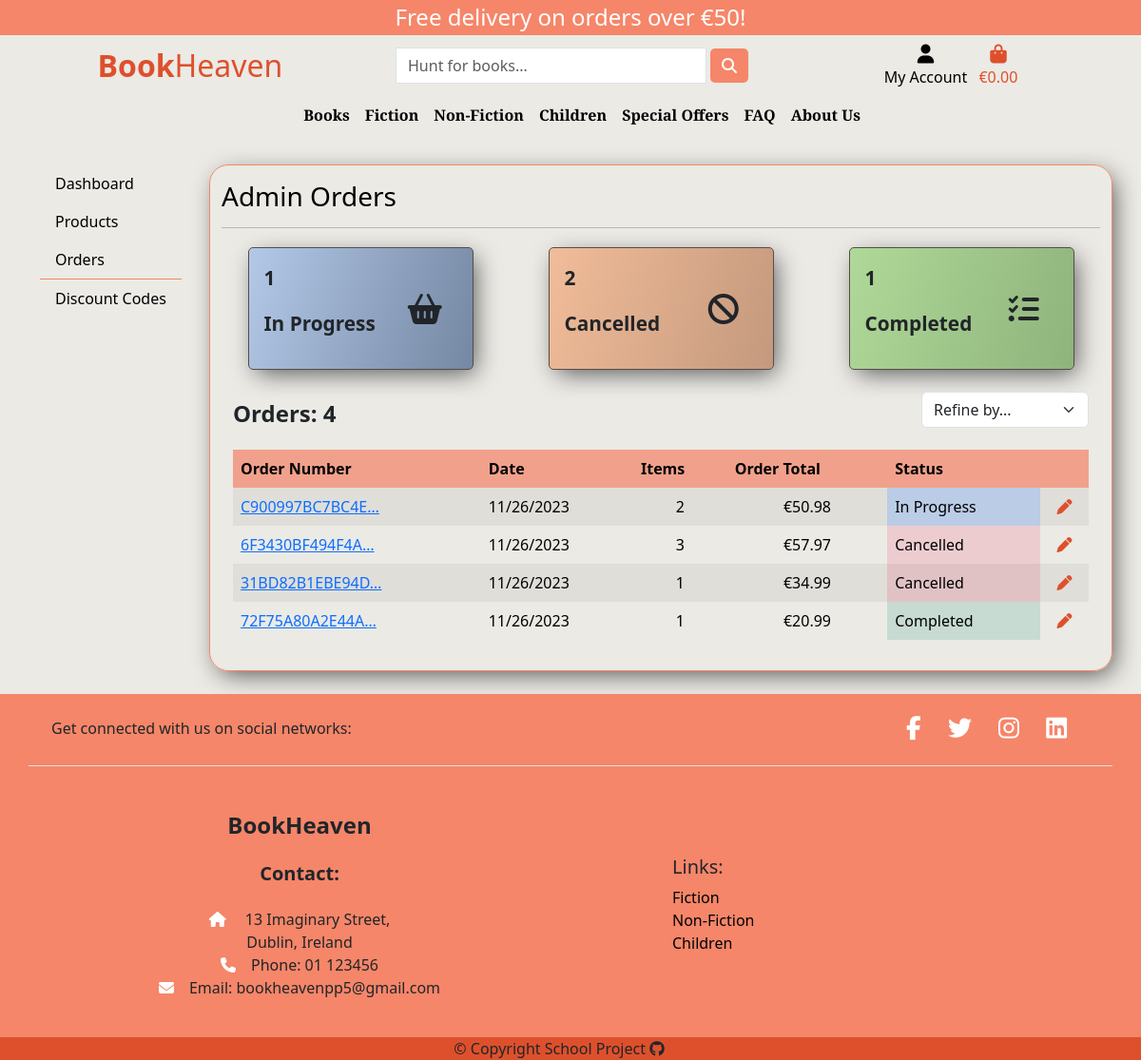
Page /admin_panel/orders/ (signed in) on the committed database.
### checkout/models.py (models this page shows, shortened)
class Order(models.Model):
    order_number = models.CharField(max_length=32, null=False, editable=False)
    user_profile = models.ForeignKey(
        UserProfile, on_delete=models.SET_NULL, null=True, blank=True, related_name='orders')
    full_name = models.CharField(max_length=50, null=False, blank=False)
    email = models.EmailField(max_length=254, null=False, blank=False)
    phone_number = models.CharField(max_length=20, null=False, blank=False)
    country = CountryField(max_length=40, null=False, blank=False)
    postcode = models.CharField(max_length=20, null=True, blank=True)
    town_or_city = models.CharField(max_length=40, null=False, blank=False)
    street_address1 = models.CharField(max_length=80, null=False, blank=False)
    street_address2 = models.CharField(max_length=80, null=True, blank=True)
    county = models.CharField(max_length=80, null=True, blank=True)
    date = models.DateTimeField(auto_now_add=True)
    delivery_cost = models.DecimalField(
        max_digits=6, decimal_places=2, null=False, default=0)
    discount = models.DecimalField(
        blank=True, null=True, max_digits=6, decimal_places=2)
    order_total = models.DecimalField(
        max_digits=10, decimal_places=2, null=False, default=0)
    grand_total = models.DecimalField(
        max_digits=10, decimal_places=2, null=False, default=0)
    original_cart = models.TextField(null=False, blank=False, default='')
    stripe_pid = models.CharField(
        max_length=254, null=False, blank=False, default='')

class OrderStatus(models.Model):
    order = models.OneToOneField(Order, on_delete=models.CASCADE)
    status = models.CharField(
        max_length=200, null=True, blank=True, choices=STATUS, default=STATUS[0][0])

### admin_panel/views.py (the view)
# urls.py: path('orders/', views.admin_orders, name='admin-orders'),
@login_required
def admin_orders(request):
    if not request.user.is_superuser:
        messages.error(request, 'You need admin rights to access this page.')
        return redirect('home')
    refine_value = None
    orders = Order.objects.all().order_by('-date')
    if request.GET:
        if 'refine' in request.GET:
            refine_value = request.GET['refine']
            orders = Order.objects.filter(orderstatus__status=refine_value)
            if refine_value == 'recent':
                orders = Order.objects.all().order_by('-date')
    orders_in_progress = Order.objects.filter(
        orderstatus__status='in_progress')
    orders_completed = Order.objects.filter(orderstatus__status='completed')
    orders_cancelled = Order.objects.filter(orderstatus__status='cancelled')
    context = {
        'orders': orders,
        'orders_in_progress': orders_in_progress,
        'orders_completed': orders_completed,
        'orders_cancelled': orders_cancelled,
        'current_sorting': refine_value,
    }
    return render(request, 'admin_panel/admin_orders.html', context)

### admin_panel/templates/admin_panel/admin_orders.html (shortened to what this page needs)
{% extends 'admin_panel/admin_base.html' %}
{% load static %}
{% block admin_content %}
<h3 class="text-black">Admin Orders</h3>
<hr>
<div class="row d-flex justify-content-around">
    <div class="col-10 col-md-3 stats-container orders p-3 my-1">
        <div class="row">
            <div class="col-8">
                <p class="fw-bold">{{ orders_in_progress.count }}</p>
                <p class="fw-bold">In Progress</p>
            </div>
            <div class="col-4 my-auto"><i class="fa-solid fa-basket-shopping fa-2xl"></i></div>
        </div>
    </div>
    <div class="col-10 col-md-3 stats-container products p-3 my-1">
        <div class="row">
            <div class="col-8">
                <p class="fw-bold">{{ orders_cancelled.count }}</p>
                <p class="fw-bold">Cancelled</p>
            </div>
            <div class="col-4 my-auto"><i class="fa-solid fa-ban fa-2xl"></i></div>
        </div>
    </div>
    <div class="col-10 col-md-3 stats-container users p-3 my-1">
        <div class="row">
            <div class="col-8">
                <p class="fw-bold">{{ orders_completed.count }}</p>
                <p class="fw-bold">Completed</p>
            </div>
            <div class="col-4 my-auto"><i class="fa-solid fa-list-check fa-2xl"></i>
            </div>
        </div>
    </div>
    <div class="row">
        <div class="col-12">
            <div class="row">
                <div class="col-12 col-md-6">
                    <p class="fw-bold fs-4 mt-4">Orders: {{ orders.count }}</p>
                </div>
                <div class="col-12 col-md-6  my-auto order-md-last d-flex justify-content-center justify-content-md-end">
                    <div class="sort-select-wrapper">
                        <select id="sort-selector" class="form-select">
                            <option value="reset" {% if current_sorting == 'None_None' %}selected{% endif %}>Refine by...</option>
                        </select>
                    </div>
                </div>
            </div>
            {% if orders %}
            <div class="order-history table-responsive mt-1">
                <table class="table table-borderless table-striped table-hover">
                    <thead>
                        <tr class="order-table-row">
                            <th>Order Number</th>
                            <th>Date</th>
                            <th>Items</th>
                            <th>Order Total</th>
                            <th>Status</th>
                            <th></th>
                        </tr>
                    </thead>
                    <tbody>
                        {% for order in orders %}
                        <tr>
                            <td>
                                <a href="{% url 'order-history' order.id %}" title="{{ order.order_number }}">
                                    {{ order.order_number|truncatechars:15 }}
                                </a>
                            </td>
                            <td>{{ order.date|date:"SHORT_DATE_FORMAT" }}</td>
                            <td class="text-center">
                                {{ order.lineitems.count }}
                            </td>
                            <td class="text-center">€{{ order.grand_total }}</td>
                            {% if order.orderstatus.status == 'in_progress' %}
                            <td id="status-cell-progress">
                                {{ order.orderstatus.get_status_display }}
                            </td>
                            {% elif order.orderstatus.status == 'completed' %}
                            <td id="status-cell-completed">
                                {{ order.orderstatus.get_status_display }}
                            </td>
                            {% else %}
                            <td id="status-cell-cancelled">
                                {{ order.orderstatus.get_status_display }}
                            </td>
                            {% endif %}
                            <td class="text-center">
                                <a href="{% url 'admin-orders-edit' order.id %}" class="text-orange" title="Edit"><i
                                        class="fa-solid fa-pen"></i></a>
                            </td>
                        </tr>
                        {% endfor %}
                    </tbody>
                </table>
            </div>
            {% else %}
            <div class="d-grid gap-2">
                <p class="text-center">No orders to display</p>
            </div>
            {% endif %}
        </div>
    </div>
</div>
{% endblock admin_content %}

### static/css/style.css (style rules this page uses)
:root { --orange: #f58669; --dark-orange: #de502c; --offwhite: #ebe8e0; --offwhite2: #efefed; --dark-gray: #574c49; --white: #ffff; --brown: #63453d; }
body { min-height: 100vh; display: flex; flex-direction: column; background-color: #ebeae5; }
.text-orange { color: var(--dark-orange); }
.table > :not(caption) > * > * { background-color: transparent; border-bottom-color: var(--dark-gray); }
.order-history { max-height: 529px; overflow-y: auto; }
.stats-container { border: 1px solid var(--dark-gray); border-radius: 5px; box-shadow: 5px 7px 26px -4px rgba(0, 0, 0, 0.66); -webkit-box-shadow: 5px 7px 26px -4px rgba(0, 0, 0, 0.66); -moz-box-shadow: 5px 7px 26px -4px rgba(0, 0, 0, 0.66); }
.stats-container.users { background: rgb(143, 179, 124); background: linear-gradient(287deg, rgba(143, 179, 124, 1) 0%, rgba(175, 217, 152, 1) 100%); }
.stats-container.products { background: rgb(196, 153, 125); background: linear-gradient(287deg, rgba(196, 153, 125, 1) 0%, rgba(241, 188, 153, 1) 100%); }
.stats-container.orders { background: rgb(116, 135, 163); background: linear-gradient(287deg, rgba(116, 135, 163, 1) 0%, rgba(178, 200, 231, 0.9808298319327731) 100%); }
.stats-container p { font-size: 1.3rem; }
.order-table-row { background-color: rgb(241 161 139); }
#status-cell-completed { background-color: #c7dbd2 !important; }
#status-cell-cancelled { background-color: #eccccf !important; }
#status-cell-progress { background-color: #c5d7f2 !important; }

### rows in the picture
Order: order_number "C900997BC7BC4E…", date "11/26/2023", lineitems.count "2", grand_total "50.98", orderstatus.status "In Progress"
Order: order_number "6F3430BF494F4A…", date "11/26/2023", lineitems.count "3", grand_total "57.97", orderstatus.status "Cancelled"
Order: order_number "31BD82B1EBE94D…", date "11/26/2023", lineitems.count "1", grand_total "34.99", orderstatus.status "Cancelled"
Order: order_number "72F75A80A2E44A…", date "11/26/2023", lineitems.count "1", grand_total "20.99", orderstatus.status "Completed"

### other values in the picture
{{ free_delivery_threshold }} "50"
{{ orders_in_progress.count }} "1"
{{ orders_cancelled.count }} "2"
{{ orders_completed.count }} "1"
{{ orders.count }} "4"
